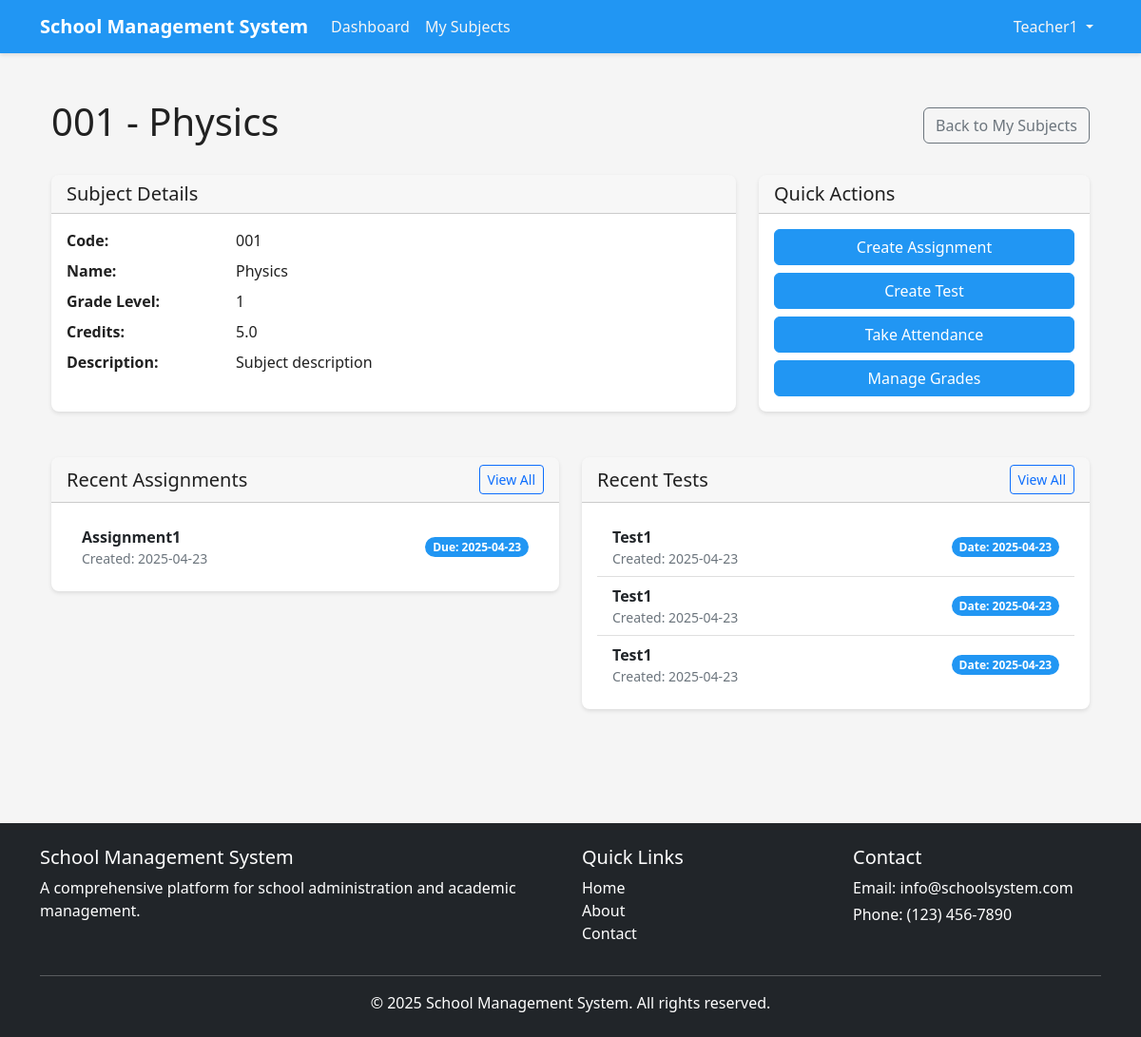
Page /teacher/subjects/1 (signed in) on the committed database.
### app/models/user.py (models this page shows, shortened)
class User(db.Model, UserMixin):
    id = db.Column(db.Integer, primary_key=True)
    school_id = db.Column(db.Integer, db.ForeignKey('school.id'), nullable=True)
    first_name = db.Column(db.String(50), nullable=False)
    last_name = db.Column(db.String(50), nullable=False)
    email = db.Column(db.String(120), unique=True, nullable=False)
    password_hash = db.Column(db.String(60), nullable=False)
    is_active = db.Column(db.Boolean, default=True)
    created_at = db.Column(db.DateTime, default=datetime.utcnow)
    updated_at = db.Column(db.DateTime, default=datetime.utcnow, onupdate=datetime.utcnow)
    roles = db.relationship('Role', secondary=user_roles, lazy='subquery',
                            backref=db.backref('users', lazy=True))
    school = db.relationship('School', backref='users')
    children = db.relationship(
        'User',
        secondary=parent_student,
        primaryjoin=(parent_student.c.parent_id == id),
        secondaryjoin=(parent_student.c.student_id == id),
        backref=db.backref('parents', lazy='dynamic'),
        lazy='dynamic'
    )
    teaching_subjects = db.relationship(
        'Subject',
        secondary=teacher_subject,
        lazy='subquery',
        backref=db.backref('teachers', lazy=True)
    )
    enrolled_subjects = db.relationship(
        'Subject',
        secondary=subject_enrollment,
        lazy='subquery',
        backref=db.backref('students', lazy=True)
    )
    grades = db.relationship('Grade', backref='student', lazy=True,
                            foreign_keys='Grade.student_id')
    attendances = db.relationship('Attendance', backref='student', lazy=True,
                                foreign_keys='Attendance.student_id')
    def has_role(self, role_name):
        return any(role.name == role_name for role in self.roles)
    def is_super_admin(self):
        return self.has_role('super_admin')
    def is_admin(self):
        return self.has_role('admin')
    def is_teacher(self):
        return self.has_role('teacher')

### app/models/subject.py (models this page shows, shortened)
class Subject(db.Model):
    id = db.Column(db.Integer, primary_key=True)
    school_id = db.Column(db.Integer, db.ForeignKey('school.id'), nullable=False)
    code = db.Column(db.String(20), nullable=False)
    name = db.Column(db.String(100), nullable=False)
    description = db.Column(db.Text)
    grade_level = db.Column(db.String(20))
    credits = db.Column(db.Float, default=0)
    created_at = db.Column(db.DateTime, default=datetime.utcnow)
    updated_at = db.Column(db.DateTime, default=datetime.utcnow, onupdate=datetime.utcnow)
    assignments = db.relationship('Assignment', backref='subject', lazy=True)
    tests = db.relationship('Test', backref='subject', lazy=True)
    attendances = db.relationship('Attendance', backref='subject', lazy=True)
    grades = db.relationship('Grade', backref='subject', lazy=True,
                           foreign_keys='Grade.subject_id')
    schedule_items = db.relationship('ScheduleItem', backref='subject', lazy=True)

### app/models/assignment.py (models this page shows, shortened)
class Assignment(db.Model):
    id = db.Column(db.Integer, primary_key=True)
    subject_id = db.Column(db.Integer, db.ForeignKey('subject.id'), nullable=False)
    title = db.Column(db.String(100), nullable=False)
    description = db.Column(db.Text)
    due_date = db.Column(db.DateTime, nullable=False)
    points = db.Column(db.Float, default=0)
    created_at = db.Column(db.DateTime, default=datetime.utcnow)
    updated_at = db.Column(db.DateTime, default=datetime.utcnow, onupdate=datetime.utcnow)
    submissions = db.relationship('AssignmentSubmission', backref='assignment', lazy=True, cascade='all, delete-orphan')
    grades = db.relationship('Grade', backref='assignment', lazy=True,
                           foreign_keys='Grade.assignment_id')

### app/models/test.py (models this page shows, shortened)
class Test(db.Model):
    id = db.Column(db.Integer, primary_key=True)
    subject_id = db.Column(db.Integer, db.ForeignKey('subject.id'), nullable=False)
    title = db.Column(db.String(100), nullable=False)
    description = db.Column(db.Text)
    date = db.Column(db.DateTime, nullable=False)
    duration = db.Column(db.Integer)  # in minutes
    points = db.Column(db.Float, default=0)
    created_at = db.Column(db.DateTime, default=datetime.utcnow)
    updated_at = db.Column(db.DateTime, default=datetime.utcnow, onupdate=datetime.utcnow)
    grades = db.relationship('Grade', backref='test', lazy=True,
                           foreign_keys='Grade.test_id')

### app/views/teacher.py (the view)
@teacher.route('/subjects/<int:subject_id>')
@login_required
@teacher_required
def subject_detail(subject_id):
    subject = Subject.query.get_or_404(subject_id)
    if subject not in current_user.teaching_subjects:
        flash('You are not assigned to this subject.', 'danger')
        return redirect(url_for('teacher.subjects_list'))
    students = subject.students
    assignments = subject.assignments
    tests = subject.tests
    return render_template(
        'teacher/subjects/detail.html',
        subject=subject,
        students=students,
        assignments=assignments,
        tests=tests
    )

### app/templates/teacher/subjects/detail.html (shortened to what this page needs)
{% extends 'base.html' %}
{% block content %}
<div class="container py-4">
    <div class="d-flex justify-content-between align-items-center mb-4">
        <h1>{{ subject.code }} - {{ subject.name }}</h1>
        <a href="{{ url_for('teacher.subjects_list') }}" class="btn btn-outline-secondary">Back to My Subjects</a>
    </div>
    <div class="row mb-4">
        <div class="col-md-8">
            <div class="card mb-4">
                <div class="card-header">
                    <h5 class="mb-0">Subject Details</h5>
                </div>
                <div class="card-body">
                    <dl class="row">
                        <dt class="col-sm-3">Code:</dt>
                        <dd class="col-sm-9">{{ subject.code }}</dd>
                        <dt class="col-sm-3">Name:</dt>
                        <dd class="col-sm-9">{{ subject.name }}</dd>
                        <dt class="col-sm-3">Grade Level:</dt>
                        <dd class="col-sm-9">{{ subject.grade_level }}</dd>
                        <dt class="col-sm-3">Credits:</dt>
                        <dd class="col-sm-9">{{ subject.credits }}</dd>
                        <dt class="col-sm-3">Description:</dt>
                        <dd class="col-sm-9">{{ subject.description }}</dd>
                    </dl>
                </div>
            </div>
        </div>
        <div class="col-md-4">
            <div class="card">
                <div class="card-header">
                    <h5 class="mb-0">Quick Actions</h5>
                </div>
                <div class="card-body">
                    <div class="d-grid gap-2">
                        <a href="{{ url_for('teacher.create_assignment', subject_id=subject.id) }}" class="btn btn-primary">Create Assignment</a>
                        <a href="{{ url_for('teacher.create_test', subject_id=subject.id) }}" class="btn btn-primary">Create Test</a>
                        <a href="{{ url_for('teacher.take_attendance', subject_id=subject.id) }}" class="btn btn-primary">Take Attendance</a>
                        <a href="{{ url_for('teacher.grades_list', subject_id=subject.id) }}" class="btn btn-primary">Manage Grades</a>
                    </div>
                </div>
            </div>
        </div>
    </div>
    <div class="row">
        <div class="col-md-6">
            <div class="card mb-4">
                <div class="card-header d-flex justify-content-between align-items-center">
                    <h5 class="mb-0">Recent Assignments</h5>
                    <a href="{{ url_for('teacher.assignments_list', subject_id=subject.id) }}" class="btn btn-sm btn-outline-primary">View All</a>
                </div>
                <div class="card-body">
                    {% if assignments %}
                        <ul class="list-group list-group-flush">
                            {% for assignment in assignments %}
                                <li class="list-group-item d-flex justify-content-between align-items-center">
                                    <div>
                                        <strong>{{ assignment.title }}</strong>
                                        <div class="text-muted small">Created: {{ assignment.created_at.strftime('%Y-%m-%d') }}</div>
                                    </div>
                                    <span class="badge bg-primary rounded-pill">Due: {{ assignment.due_date.strftime('%Y-%m-%d') }}</span>
                                </li>
                            {% endfor %}
                        </ul>
                    {% else %}
                        <p class="text-center">No assignments created for this subject yet.</p>
                    {% endif %}
                </div>
            </div>
        </div>
        <div class="col-md-6">
            <div class="card mb-4">
                <div class="card-header d-flex justify-content-between align-items-center">
                    <h5 class="mb-0">Recent Tests</h5>
                    <a href="{{ url_for('teacher.tests_list', subject_id=subject.id) }}" class="btn btn-sm btn-outline-primary">View All</a>
                </div>
                <div class="card-body">
                    {% if tests %}
                        <ul class="list-group list-group-flush">
                            {% for test in tests %}
                                <li class="list-group-item d-flex justify-content-between align-items-center">
                                    <div>
                                        <strong>{{ test.title }}</strong>
                                        <div class="text-muted small">Created: {{ test.created_at.strftime('%Y-%m-%d') }}</div>
                                    </div>
                                    <span class="badge bg-primary rounded-pill">Date: {{ test.date.strftime('%Y-%m-%d') }}</span>
                                </li>
                            {% endfor %}
                        </ul>
                    {% else %}
                        <p class="text-center">No tests created for this subject yet.</p>
                    {% endif %}
                </div>
            </div>
        </div>
    </div>
</div>
{% endblock %}

### app/templates/base.html (shortened to what this page needs)
<!DOCTYPE html>
<html lang="en">
<head>
    <link rel="stylesheet" href="{{ url_for('static', filename='css/bootstrap.min.css') }}">
    <link rel="stylesheet" href="{{ url_for('static', filename='css/style.css') }}">
</head>
<body>
    <header>
        <nav class="navbar navbar-expand-lg navbar-dark bg-primary">
            <div class="container">
                <a class="navbar-brand" href="{{ url_for('main.index') }}">
                    <span class="fw-bold">School Management System</span>
                </a>
                <div class="collapse navbar-collapse" id="navbarNav">
                    <ul class="navbar-nav me-auto">
                        {% if current_user.is_authenticated %}
                            {% if current_user.is_super_admin() %}
                                <li class="nav-item">
                                    <a class="nav-link" href="{{ url_for('super_admin.dashboard') }}">Dashboard</a>
                                </li>
                                <li class="nav-item">
                                    <a class="nav-link" href="{{ url_for('super_admin.schools_list') }}">Schools</a>
                                </li>
                                <li class="nav-item">
                                    <a class="nav-link" href="{{ url_for('super_admin.admins_list') }}">Administrators</a>
                                </li>
                            {% elif current_user.is_teacher() %}
                                <li class="nav-item">
                                    <a class="nav-link" href="{{ url_for('teacher.dashboard') }}">Dashboard</a>
                                </li>
                                <li class="nav-item">
                                    <a class="nav-link" href="{{ url_for('teacher.subjects_list') }}">My Subjects</a>
                                </li>
                            {% endif %}
                        {% endif %}
                    </ul>
                    <ul class="navbar-nav">
                        {% if current_user.is_authenticated %}
                            <li class="nav-item dropdown">
                                <a class="nav-link dropdown-toggle" href="#" id="userDropdown" role="button" data-bs-toggle="dropdown">
                                    {{ current_user.first_name }}
                                </a>
                            </li>
                        {% else %}
                            <li class="nav-item">
                                <a class="nav-link" href="{{ url_for('auth.login') }}">Login</a>
                            </li>
                        {% endif %}
                    </ul>
                </div>
            </div>
        </nav>
    </header>
    <main class="container my-4">
        {% block content %}{% endblock %}
    </main>
    <footer class="bg-dark text-white py-4 mt-5">
        <div class="container">
            <div class="row">
                <div class="col-md-6">
                    <h5>School Management System</h5>
                    <p>A comprehensive platform for school administration and academic management.</p>
                </div>
                <div class="col-md-3">
                    <h5>Quick Links</h5>
                    <ul class="list-unstyled">
                        <li><a href="{{ url_for('main.index') }}" class="text-decoration-none text-white">Home</a></li>
                        <li><a href="{{ url_for('main.about') }}" class="text-decoration-none text-white">About</a></li>
                        <li><a href="{{ url_for('main.contact') }}" class="text-decoration-none text-white">Contact</a></li>
                    </ul>
                </div>
                <div class="col-md-3">
                    <h5>Contact</h5>
                    <address class="mb-0">
                        <p class="mb-1">Email: info@schoolsystem.com</p>
                        <p class="mb-1">Phone: (123) 456-7890</p>
                    </address>
                </div>
            </div>
            <hr>
            <div class="text-center">
                <p class="mb-0">&copy; {{ now.year }} School Management System. All rights reserved.</p>
            </div>
        </div>
    </footer>
</body>
</html>

### rows in the picture
User: first_name "Teacher1"
Subject: code "001", name "Physics", grade_level "1", credits "5.0", description "Subject description"
Assignment: title "Assignment1", created_at "2025-04-23", due_date "2025-04-23"
Test: title "Test1", created_at "2025-04-23", date "2025-04-23"
Test: title "Test1", created_at "2025-04-23", date "2025-04-23"
Test: title "Test1", created_at "2025-04-23", date "2025-04-23"
